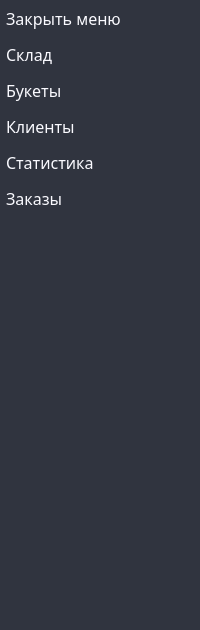
     <widget class="QWidget" name="fullmenu" native="true">
      <property name="enabled">
       <bool>true</bool>
      </property>
      <property name="sizePolicy">
       <sizepolicy hsizetype="Maximum" vsizetype="Expanding">
        <horstretch>0</horstretch>
        <verstretch>0</verstretch>
       </sizepolicy>
      </property>
      <property name="minimumSize">
       <size>
        <width>0</width>
        <height>630</height>
       </size>
      </property>
      <property name="maximumSize">
       <size>
        <width>16777215</width>
        <height>2000</height>
       </size>
      </property>
      <property name="styleSheet">
       <string notr="true">background-color: #30343f;
text-align: left;
padding-left: 6px;

</string>
      </property>
      <layout class="QVBoxLayout" name="verticalLayout_4">
       <property name="spacing">
        <number>0</number>
       </property>
       <property name="leftMargin">
        <number>0</number>
       </property>
       <property name="topMargin">
        <number>0</number>
       </property>
       <property name="rightMargin">
        <number>0</number>
       </property>
       <property name="bottomMargin">
        <number>0</number>
       </property>
       <item>
        <layout class="QVBoxLayout" name="verticalLayout_2">
         <property name="spacing">
          <number>0</number>
         </property>
         <property name="topMargin">
          <number>0</number>
         </property>
         <property name="bottomMargin">
          <number>0</number>
         </property>
         <item>
          <widget class="QPushButton" name="closemenu">
           <property name="sizePolicy">
            <sizepolicy hsizetype="Minimum" vsizetype="Maximum">
             <horstretch>0</horstretch>
             <verstretch>0</verstretch>
            </sizepolicy>
           </property>
           <property name="minimumSize">
            <size>
             <width>0</width>
             <height>36</height>
            </size>
           </property>
           <property name="maximumSize">
            <size>
             <width>170</width>
             <height>36</height>
            </size>
           </property>
           <property name="font">
            <font>
             <family>Bahnschrift</family>
             <pointsize>12</pointsize>
            </font>
           </property>
           <property name="styleSheet">
            <string notr="true">
QPushButton
{
float: left;
border: 0;
background: #30343f;
color:#fafaff;
padding-top: 1px;
}
QPushButton::checked
{
float: left;
border: 0;
background: #fafaff;
color:#30343f;
padding-top: 1px;
}


</string>
           </property>
           <property name="text">
            <string>Закрыть меню</string>
           </property>
           <property name="icon">
            <iconset resource="icon.qrc">
             <normaloff>:/new/icon/icons/omenu.png</normaloff>
             <normalon>:/new/icon/icons/omenu2.png</normalon>:/new/icon/icons/omenu.png</iconset>
           </property>
           <property name="iconSize">
            <size>
             <width>25</width>
             <height>25</height>
            </size>
           </property>
           <property name="checkable">
            <bool>true</bool>
           </property>
           <property name="autoExclusive">
            <bool>true</bool>
           </property>
          </widget>
         </item>
         <item>
          <widget class="QPushButton" name="inventory">
           <property name="sizePolicy">
            <sizepolicy hsizetype="Minimum" vsizetype="Maximum">
             <horstretch>0</horstretch>
             <verstretch>0</verstretch>
            </sizepolicy>
           </property>
           <property name="minimumSize">
            <size>
             <width>35</width>
             <height>36</height>
            </size>
           </property>
           <property name="maximumSize">
            <size>
             <width>170</width>
             <height>36</height>
            </size>
           </property>
           <property name="font">
            <font>
             <family>Bahnschrift</family>
             <pointsize>12</pointsize>
            </font>
           </property>
           <property name="styleSheet">
            <string notr="true">
QPushButton
{
float: left;
border: 0;
background: #30343f;
color:#fafaff;
padding-top: 1px;
}
QPushButton::checked
{
float: left;
border: 0;
background: #fafaff;
color:#30343f;
padding-top: 1px;
}


</string>
           </property>
           <property name="text">
            <string>Склад</string>
           </property>
           <property name="icon">
            <iconset resource="icon.qrc">
             <normaloff>:/new/icon/icons/sklad.png</normaloff>
             <normalon>:/new/icon/icons/sklad2.png</normalon>:/new/icon/icons/sklad.png</iconset>
           </property>
           <property name="iconSize">
            <size>
             <width>25</width>
             <height>25</height>
            </size>
           </property>
           <property name="checkable">
            <bool>true</bool>
           </property>
           <property name="autoExclusive">
            <bool>true</bool>
           </property>
          </widget>
         </item>
         <item>
          <widget class="QPushButton" name="flowers">
           <property name="sizePolicy">
            <sizepolicy hsizetype="Minimum" vsizetype="Maximum">
             <horstretch>0</horstretch>
             <verstretch>0</verstretch>
            </sizepolicy>
           </property>
           <property name="minimumSize">
            <size>
             <width>35</width>
             <height>36</height>
            </size>
           </property>
           <property name="maximumSize">
            <size>
             <width>170</width>
             <height>36</height>
            </size>
           </property>
           <property name="font">
            <font>
             <family>Bahnschrift</family>
             <pointsize>12</pointsize>
            </font>
           </property>
           <property name="styleSheet">
            <string notr="true">
QPushButton
{
float: left;
border: 0;
background: #30343f;
color:#fafaff;
padding-top: 1px;
}
QPushButton::checked
{
float: left;
border: 0;
background: #fafaff;
color:#30343f;
padding-top: 1px;
}


</string>
           </property>
           <property name="text">
            <string>Букеты</string>
           </property>
           <property name="icon">
            <iconset resource="icon.qrc">
             <normaloff>:/new/icon/icons/flowers.png</normaloff>
             <normalon>:/new/icon/icons/flowers2.png</normalon>:/new/icon/icons/flowers.png</iconset>
           </property>
           <property name="iconSize">
            <size>
             <width>25</width>
             <height>25</height>
            </size>
           </property>
           <property name="checkable">
            <bool>true</bool>
           </property>
           <property name="autoExclusive">
            <bool>true</bool>
           </property>
          </widget>
         </item>
         <item>
          <widget class="QPushButton" name="clients">
           <property name="sizePolicy">
            <sizepolicy hsizetype="Minimum" vsizetype="Maximum">
             <horstretch>0</horstretch>
             <verstretch>0</verstretch>
            </sizepolicy>
           </property>
           <property name="minimumSize">
            <size>
             <width>35</width>
             <height>36</height>
            </size>
           </property>
           <property name="maximumSize">
            <size>
             <width>170</width>
             <height>36</height>
            </size>
           </property>
           <property name="font">
            <font>
             <family>Bahnschrift</family>
             <pointsize>12</pointsize>
            </font>
           </property>
           <property name="styleSheet">
            <string notr="true">
QPushButton
{
float: left;
border: 0;
background: #30343f;
color:#fafaff;
padding-top: 1px;
}
QPushButton::checked
{
float: left;
border: 0;
background: #fafaff;
color:#30343f;
padding-top: 1px;
}


</string>
           </property>
           <property name="text">
            <string>Клиенты</string>
           </property>
           <property name="icon">
            <iconset resource="icon.qrc">
             <normaloff>:/new/icon/icons/clients.png</normaloff>
             <normalon>:/new/icon/icons/clients2.png</normalon>:/new/icon/icons/clients.png</iconset>
           </property>
           <property name="iconSize">
            <size>
             <width>25</width>
             <height>25</height>
            </size>
           </property>
           <property name="checkable">
            <bool>true</bool>
           </property>
           <property name="autoExclusive">
            <bool>true</bool>
           </property>
          </widget>
         </item>
         <item>
          <widget class="QPushButton" name="stats">
           <property name="sizePolicy">
            <sizepolicy hsizetype="Minimum" vsizetype="Maximum">
             <horstretch>0</horstretch>
             <verstretch>0</verstretch>
            </sizepolicy>
           </property>
           <property name="minimumSize">
            <size>
             <width>35</width>
             <height>36</height>
            </size>
           </property>
           <property name="maximumSize">
            <size>
             <width>170</width>
             <height>36</height>
            </size>
           </property>
           <property name="font">
            <font>
             <family>Bahnschrift</family>
             <pointsize>12</pointsize>
            </font>
           </property>
           <property name="styleSheet">
            <string notr="true">
QPushButton
{
float: left;
border: 0;
background: #30343f;
color:#fafaff;
padding-top: 1px;
}
QPushButton::checked
{
float: left;
border: 0;
background: #fafaff;
color:#30343f;
padding-top: 1px;
}


</string>
           </property>
           <property name="text">
            <string>Статистика</string>
           </property>
           <property name="icon">
            <iconset resource="icon.qrc">
             <normaloff>:/new/icon/icons/stats.png</normaloff>
             <normalon>:/new/icon/icons/stats2.png</normalon>:/new/icon/icons/stats.png</iconset>
           </property>
           <property name="iconSize">
            <size>
             <width>25</width>
             <height>25</height>
            </size>
           </property>
           <property name="checkable">
            <bool>true</bool>
           </property>
           <property name="checked">
            <bool>false</bool>
           </property>
           <property name="autoExclusive">
            <bool>true</bool>
           </property>
          </widget>
         </item>
         <item>
          <widget class="QPushButton" name="orders">
           <property name="sizePolicy">
            <sizepolicy hsizetype="Minimum" vsizetype="Maximum">
             <horstretch>0</horstretch>
             <verstretch>0</verstretch>
            </sizepolicy>
           </property>
           <property name="minimumSize">
            <size>
             <width>35</width>
             <height>36</height>
            </size>
           </property>
           <property name="maximumSize">
            <size>
             <width>170</width>
             <height>36</height>
            </size>
           </property>
           <property name="font">
            <font>
             <family>Bahnschrift</family>
             <pointsize>12</pointsize>
            </font>
           </property>
           <property name="styleSheet">
            <string notr="true">
QPushButton
{
float: left;
border: 0;
background: #30343f;
color:#fafaff;
padding-top: 1px;
}
QPushButton::checked
{
float: left;
border: 0;
background: #fafaff;
color:#30343f;
padding-top: 1px;
}


</string>
           </property>
           <property name="text">
            <string>Заказы</string>
           </property>
           <property name="icon">
            <iconset resource="icon.qrc">
             <normaloff>:/new/icon/icons/orders2.png</normaloff>
             <normalon>:/new/icon/icons/orders.png</normalon>:/new/icon/icons/orders2.png</iconset>
           </property>
           <property name="iconSize">
            <size>
             <width>25</width>
             <height>25</height>
            </size>
           </property>
           <property name="checkable">
            <bool>true</bool>
           </property>
           <property name="checked">
            <bool>false</bool>
           </property>
           <property name="autoExclusive">
            <bool>true</bool>
           </property>
          </widget>
         </item>
        </layout>
       </item>
       <item>
        <spacer name="verticalSpacer_2">
         <property name="orientation">
          <enum>Qt::Vertical</enum>
         </property>
         <property name="sizeHint" stdset="0">
          <size>
           <width>20</width>
           <height>388</height>
          </size>
         </property>
        </spacer>
       </item>
      </layout>
     </widget>
